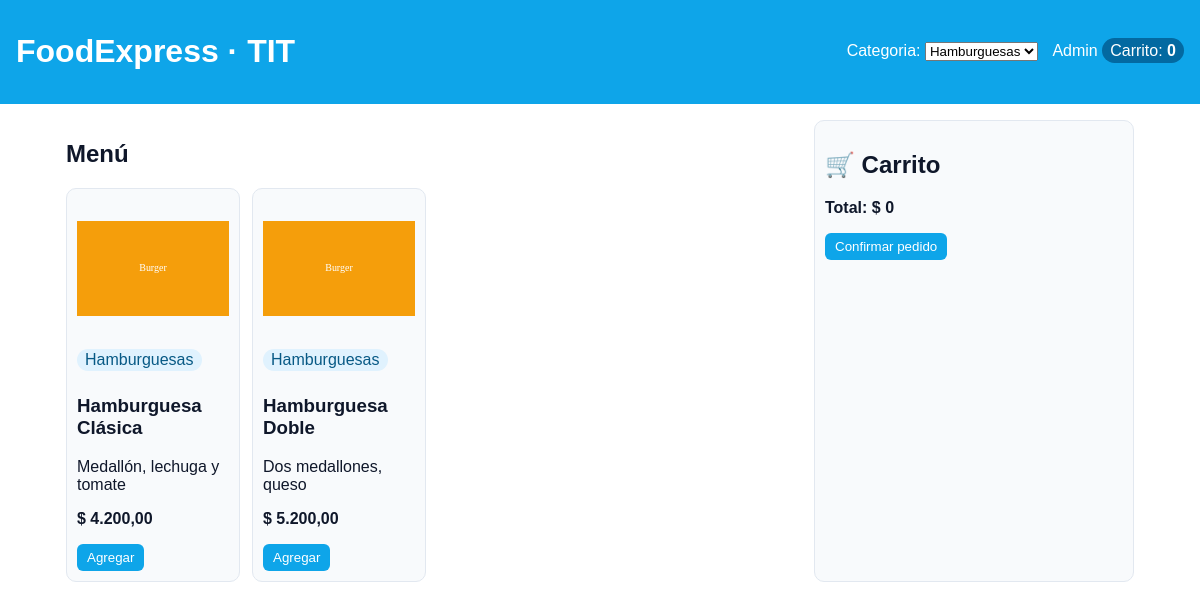
/index.php?cat=2, run on the app's committed database.
### tables this page shows
CREATE TABLE TIT_productos (
  id INT AUTO_INCREMENT PRIMARY KEY,
  nombre VARCHAR(120) NOT NULL,
  descripcion TEXT,
  precio DECIMAL(10,2) NOT NULL,
  imagen VARCHAR(255) DEFAULT NULL,
  categoria_id INT NOT NULL,
  FOREIGN KEY (categoria_id) REFERENCES TIT_categorias(id) ON DELETE RESTRICT
);

CREATE TABLE TIT_categorias (
  id INT AUTO_INCREMENT PRIMARY KEY,
  nombre VARCHAR(80) NOT NULL
);

### index.php (the view, shortened to what this page needs)
<?php include(__DIR__.'/includes/TIT_conexion.php'); ?>
<!doctype html>
<html lang="es">
<head>
<link rel="stylesheet" href="css/TIT_estilos.css">
</head>
<body>
<header class="top">
  <h1>FoodExpress · TIT</h1>
  <nav>
    <form method="get" class="inl">
      <label>Categoria:
        <select name="cat" onchange="this.form.submit()">
          <?php
            $catSel = isset($_GET['cat']) ? (int)$_GET['cat'] : 0;
            $rc = mysqli_query($TIT_conn,"SELECT id,nombre FROM TIT_categorias ORDER BY nombre");
            while($c = mysqli_fetch_assoc($rc)){
              $sel = ($catSel== (int)$c['id']) ? "selected" : "";
              echo "<option value='{$c['id']}' $sel>".htmlspecialchars($c['nombre'])."</option>";
            }
          ?>
        </select>
      </label>
    </form>
    <a href="includes/TIT_admin.php">Admin</a>
    <span class="badge">Carrito: <b id="TIT_badge">0</b></span>
  </nav>
</header>
<main class="wrap">
  <section class="menu">
    <h2>Menú</h2>
    <div class="grid">
      <?php
        if($catSel>0){
          $q = "SELECT p.id,p.nombre,p.descripcion,p.precio,p.imagen,c.nombre AS categoria
                FROM TIT_productos p JOIN TIT_categorias c ON c.id=p.categoria_id
                WHERE p.categoria_id=$catSel ORDER BY p.nombre";
        } else {
          $q = "SELECT p.id,p.nombre,p.descripcion,p.precio,p.imagen,c.nombre AS categoria
                FROM TIT_productos p JOIN TIT_categorias c ON c.id=p.categoria_id
                ORDER BY c.nombre,p.nombre";
        }
        $res = mysqli_query($TIT_conn,$q);
        while($p = mysqli_fetch_assoc($res)){
          $n = htmlspecialchars($p['nombre'],ENT_QUOTES);
          echo "<article class='card'>
            <img src='".($p['imagen'] ?: "TIT_assets/images/pizza.svg")."' alt='{$n}'>
            <span class='chip'>".htmlspecialchars($p['categoria'])."</span>
            <h3>{$n}</h3>
            <p>".htmlspecialchars($p['descripcion'])."</p>
            <p class='precio'>$ ".number_format($p['precio'],2,',','.')."</p>
            <button onclick=\"TIT_add({$p['id']}, '{$n}', {$p['precio']})\">Agregar</button>
          </article>";
        }
      ?>
    </div>
  </section>
  <aside class="carrito card">
    <h2>🛒 Carrito</h2>
    <p class="total">Total: $ <span id="TIT_total">0</span></p>
    <form id="TIT_form" method="post" action="includes/TIT_checkout.php">
      <button type="submit">Confirmar pedido</button>
    </form>
  </aside>
</main>
</body>
</html>

### css/TIT_estilos.css (style rules this page uses)
:root { --bg:#fff;--text:#0f172a;--muted:#64748b;--card:#f8fafc;--accent:#0ea5e9;--border:#e2e8f0 }
* { box-sizing:border-box }
body { margin:0;font-family:Arial,Helvetica,sans-serif;background:var(--bg);color:var(--text) }
.top { display:flex;justify-content:space-between;align-items:center;padding:12px 16px;background:var(--accent);color:#fff }
.top a { color:#fff;text-decoration:none;margin-left:10px }
.inl { display:inline }
.wrap { display:grid;grid-template-columns:1fr 320px;gap:16px;max-width:1100px;margin:16px auto;padding:0 16px }
.grid { display:grid;grid-template-columns:repeat(4,1fr);gap:12px }
.card { border:1px solid var(--border);border-radius:10px;padding:10px;background:var(--card) }
.card img { width:100%;height:140px;object-fit:contain }
.precio { font-weight:bold }
.badge { background:#0369a1;padding:4px 8px;border-radius:999px }
.chip { display:inline-block;background:#e0f2fe;color:#075985;border-radius:999px;padding:2px 8px;margin:6px 0 }
button { background:var(--accent);color:#fff;border:none;padding:6px 10px;border-radius:6px;cursor:pointer }
.total { font-weight:bold }

### data on the page
tit_productos: imagen (picture), categoria.nombre "Hamburguesas", nombre "Hamburguesa Clásica", descripcion "Medallón, lechuga y tomate", precio "4.200,00"
tit_productos: imagen (picture), categoria.nombre "Hamburguesas", nombre "Hamburguesa Doble", descripcion "Dos medallones, queso", precio "5.200,00"

### other printed values
form field cat "Hamburguesas"
